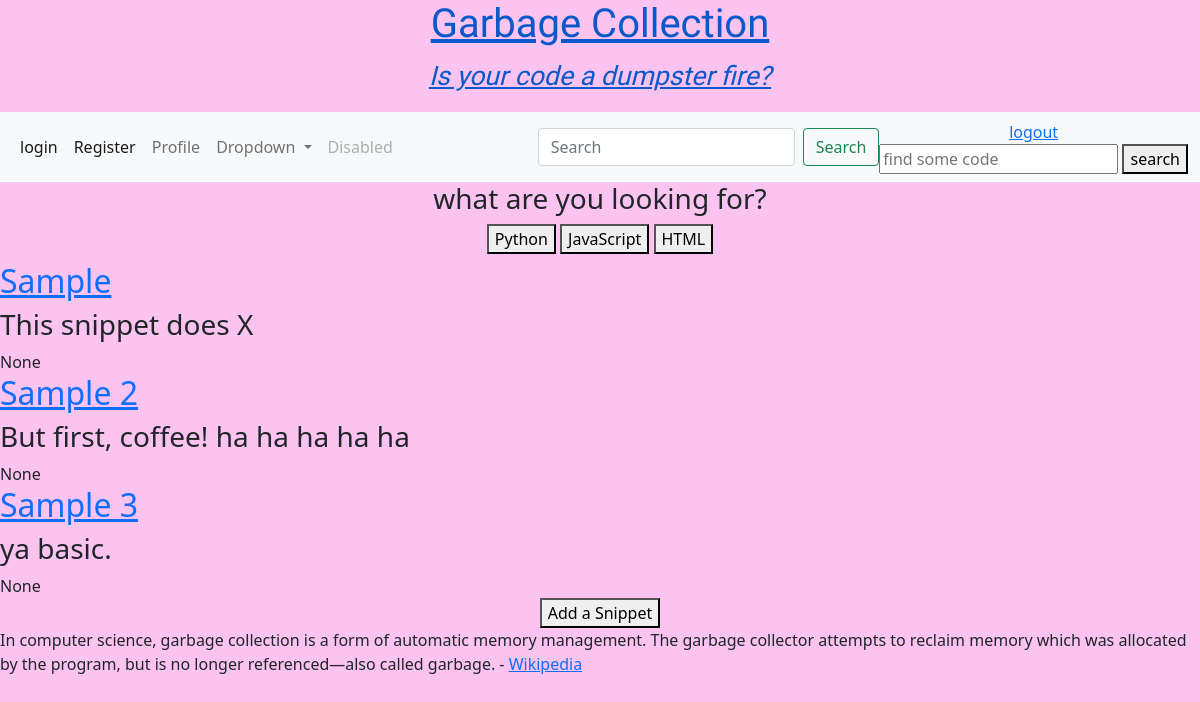
The app's page /index (signed in), older data.
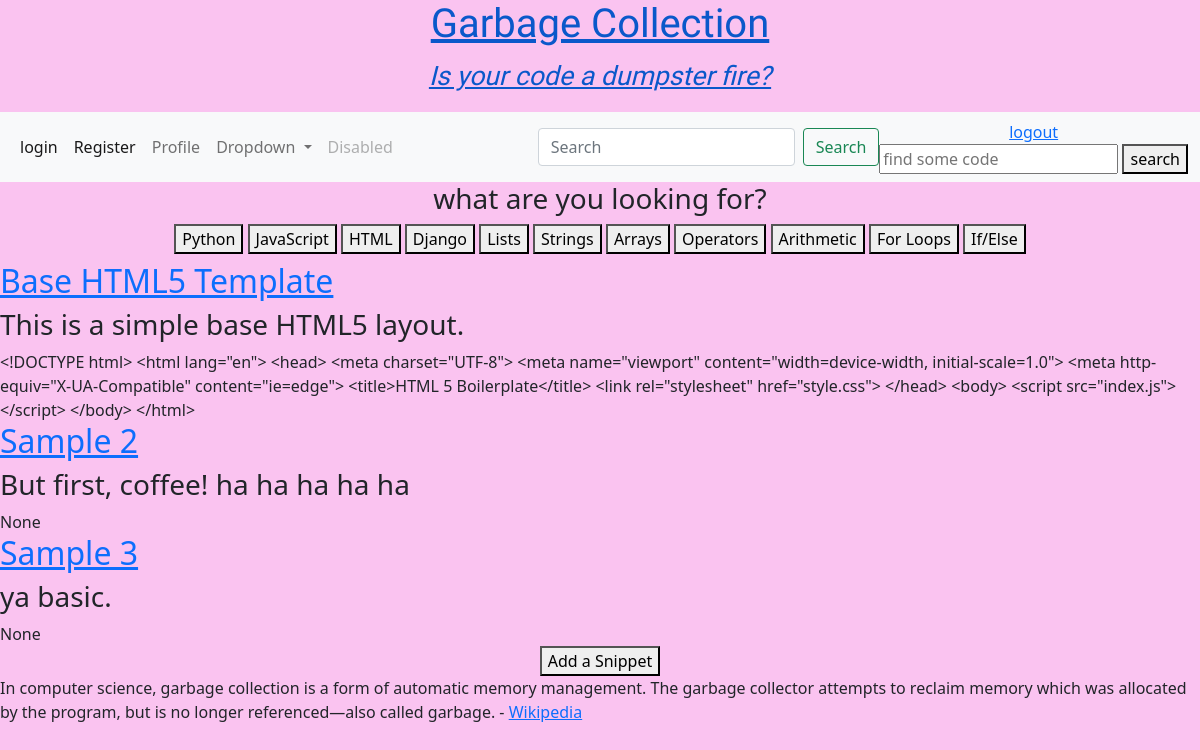
The same page, newer data.
### snippets/models.py (models this page shows, shortened)
class Category(models.Model):
    name = models.CharField(max_length=100)
    slug = models.SlugField(max_length=100, null=True, blank=True, unique=True)
    class Meta:
        verbose_name_plural = "categories"

class Snippet(models.Model):
    title = models.CharField(max_length=500)
    language = models.CharField(max_length=100, blank=False)
    category = models.ManyToManyField("Category", related_name="snippets", blank=True)
    description = models.TextField(max_length=200, null=True, blank=True)
    code = models.TextField(max_length=2000, null=True, blank=True)
    created_at = models.DateTimeField(auto_now_add=True)

### snippets/views.py (the view)
# urls.py: path('index', snippets_views.index, name="index"),
@login_required
def index(request):
    snippets = Snippet.objects.all()
    categories = Category.objects.all()
    return render(request, "index.html", {"snippets": snippets, "categories": categories})

### templates/index.html (shortened to what this page needs)
{% extends "base.html" %} {% load static %}
{% block content %}
<div>
    <center><h3>what are you looking for?</h3></center>
    <div>
        <center>
        {% for category in categories %}
        <a href="{% url 'category' slug=category.slug %}"><button type="submit">{{ category.name }}</button></a>
        {% endfor %}
    </center>
    </div>
</div>
<div class="index-snips">
    {% for snippet in snippets %}
        <h2><a href="{% url 'detail' pk=snippet.pk %}">{{ snippet.title }}</a></h2>
        <h3>{{ snippet.description }}</h3>
        {{ snippet.code }}
    {% endfor %}
</div>
{% endblock %}

### templates/base.html (shortened to what this page needs)
{% load static %}
<!DOCTYPE html>
<html lang="en">
    <head>
        <link rel="stylesheet" href="//cdn.jsdelivr.net/gh/highlightjs/cdn-release@11.2.0/build/styles/base16/atelier-seaside-light.min.css">
        <link rel="stylesheet" href="main.css">
        <link rel="stylesheet" href="{% static 'main.css' %}"/>
        <link href="https://cdn.jsdelivr.net/npm/bootstrap@5.1.3/dist/css/bootstrap.min.css" rel="stylesheet">
    </head>
    <header>
    <div class="header-div">
        <a href={% url 'index' %}>
            <div class="title-div">
        <h1><center>Garbage Collection</center></h1>
            </div>
        <center><p><em>Is your code a dumpster fire?</em></p></center></a>
    </div>
<nav class="navbar navbar-expand-lg navbar-light bg-light">
    <div class="container-fluid">
    <div class="collapse navbar-collapse" id="navbarSupportedContent">
        <ul class="navbar-nav me-auto mb-2 mb-lg-0">
            <li class="nav-item">
                <a class="nav-link active" aria-current="page" href={% url 'auth_login' %}>login</a>
            </li>
            <li class="nav-item">
        <a class="nav-link active" aria-current="page" href={% url 'registration_register' %}> Register </a>
            </li>
            <li class="nav-item">
        <a class="nav-link" href="{% url 'profile' %}"> Profile </a>
            </li>
            <li class="nav-item dropdown">
        <a class="nav-link dropdown-toggle" href="#" id="navbarDropdown" role="button" data-bs-toggle="dropdown" aria-expanded="false">
            Dropdown
        </a>
            </li>
            <li class="nav-item">
        <a class="nav-link disabled">Disabled</a>
            </li>
        </ul>
        <form class="d-flex">
            <input class="form-control me-2" type="search" placeholder="Search" aria-label="Search">
            <button class="btn btn-outline-success" type="submit">Search</button>
        </form>
    </div>
<nav>
    <div>
        <center>
            {% if user.is_authenticated %}
            <a href={% url 'auth_logout' %}>logout</a>
            {% else %}
            <a href={% url 'registration_register' %}>register</a>
            <a href={% url 'auth_login' %}>login</a>
            {% endif %}
            <form method=POST action="{% url 'search' %}">
                <input type="search" placeholder="find some code" name="searched">
                <button type="submit">search</button>
            </form>
        </center>
    </div>
</nav>
</header>
<body style="background-color:#fac3f0">
    {% block content %}
    {% endblock %}
</body>
<footer>
    <div><center>
        <a href={% url 'add' %}><button type="submit">Add a Snippet</button></a>
    </div></center>
    <p>In computer science, garbage collection is a form
        of automatic memory management. The garbage collector
        attempts to reclaim memory which was allocated by the program,
        but is no longer referenced—also called garbage.
        - <a href="https://en.wikipedia.org/wiki/Garbage_collection_(computer_science)">Wikipedia</a></p>
    </footer>
</html>

### static/main.css (style rules this page uses)
:root { color: #fac3f0; }
.header-div { font-family: 'Italianno', cursive; font-size: 20pt; }

Row changes from the older to the newer data that the page shows:
added Category: name "Django"
added Category: name "Lists"
added Category: name "Strings"
added Category: name "Arrays"
added Category: name "Operators"
added Category: name "Arithmetic"
added Category: name "For Loops"
added Category: name "If/Else"
changed Snippet: title "Sample" → "Base HTML5 Template"; description "This snippet does X" → "This is a simple base HTML5 layout."; code "None" → "<!DOCTYPE html> <html lang=\"en\"> <head> <meta charset=\"UTF-8\"> <meta name=\"viewport\" content=\"width=device-width, initial-scale=1.0\"> <meta http-equiv=\"X-UA-Compatible\" content=\"ie=edge\"> <title>HTML 5 Boilerplate</title> <link rel=\"stylesheet\" href=\"style.css\"> </head> <body> <script src=\"index.js\"></script> </body> </html>"
